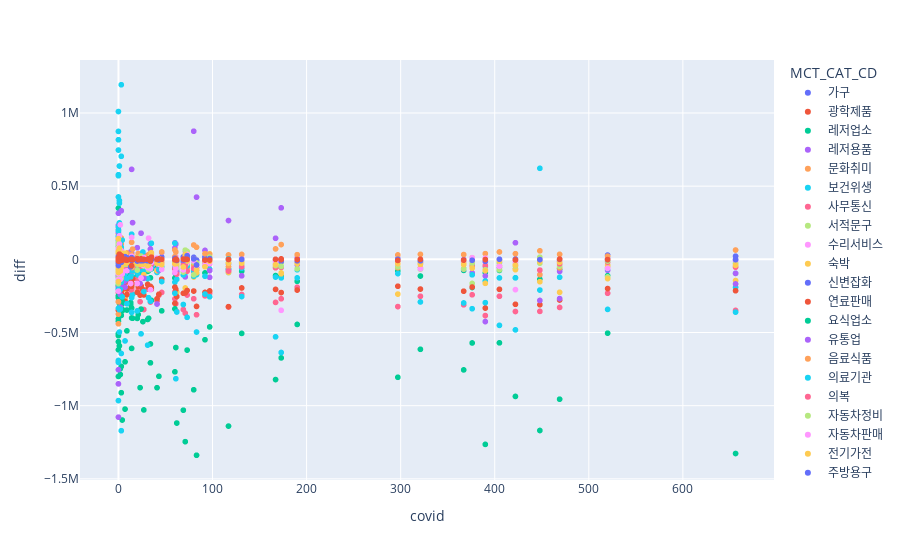

Write notebook code for a chart like this one.
### Code cell
fig = px.scatter(merge_data, x="covid", y="diff", color='MCT_CAT_CD')
fig.show()
